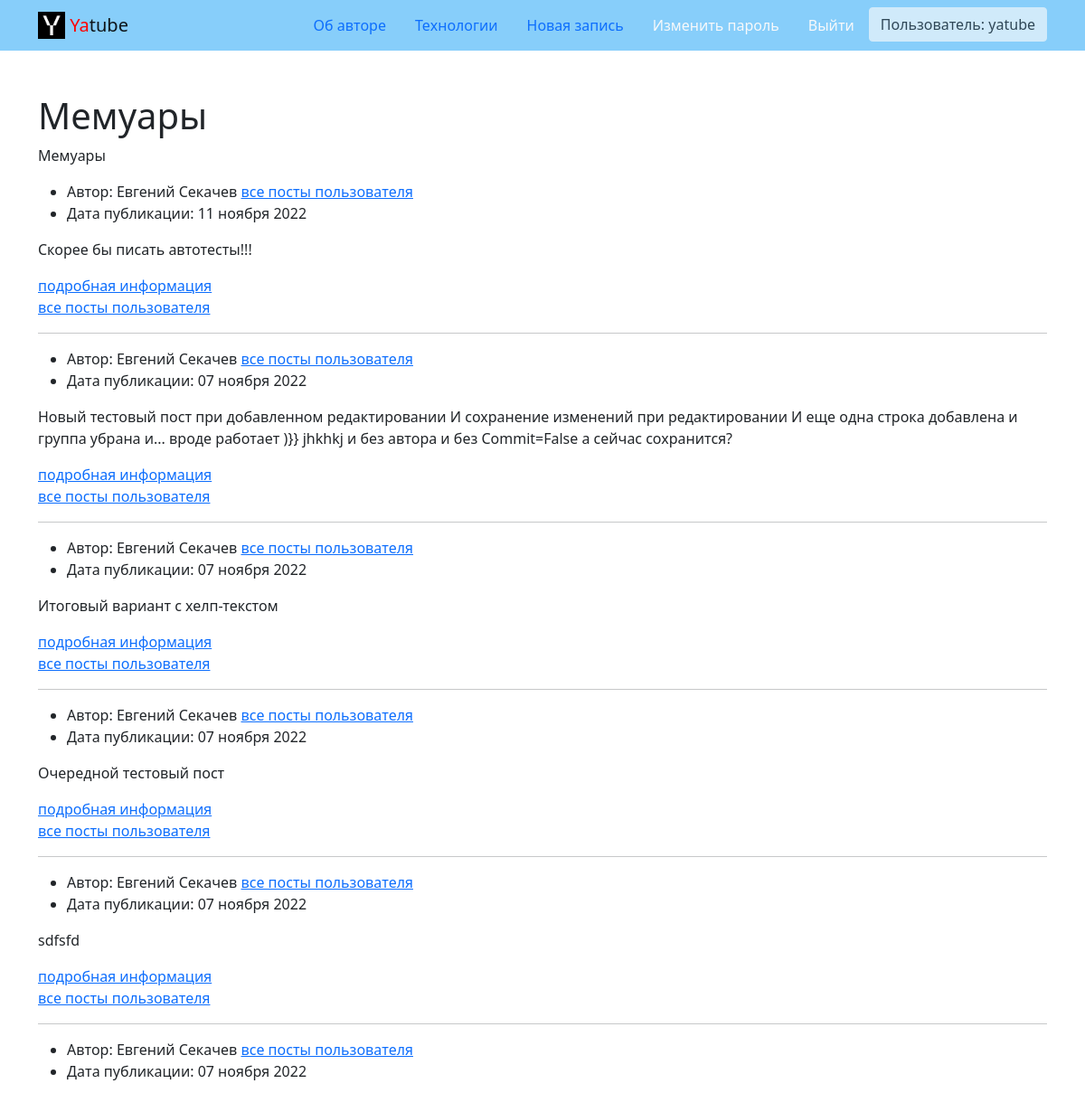
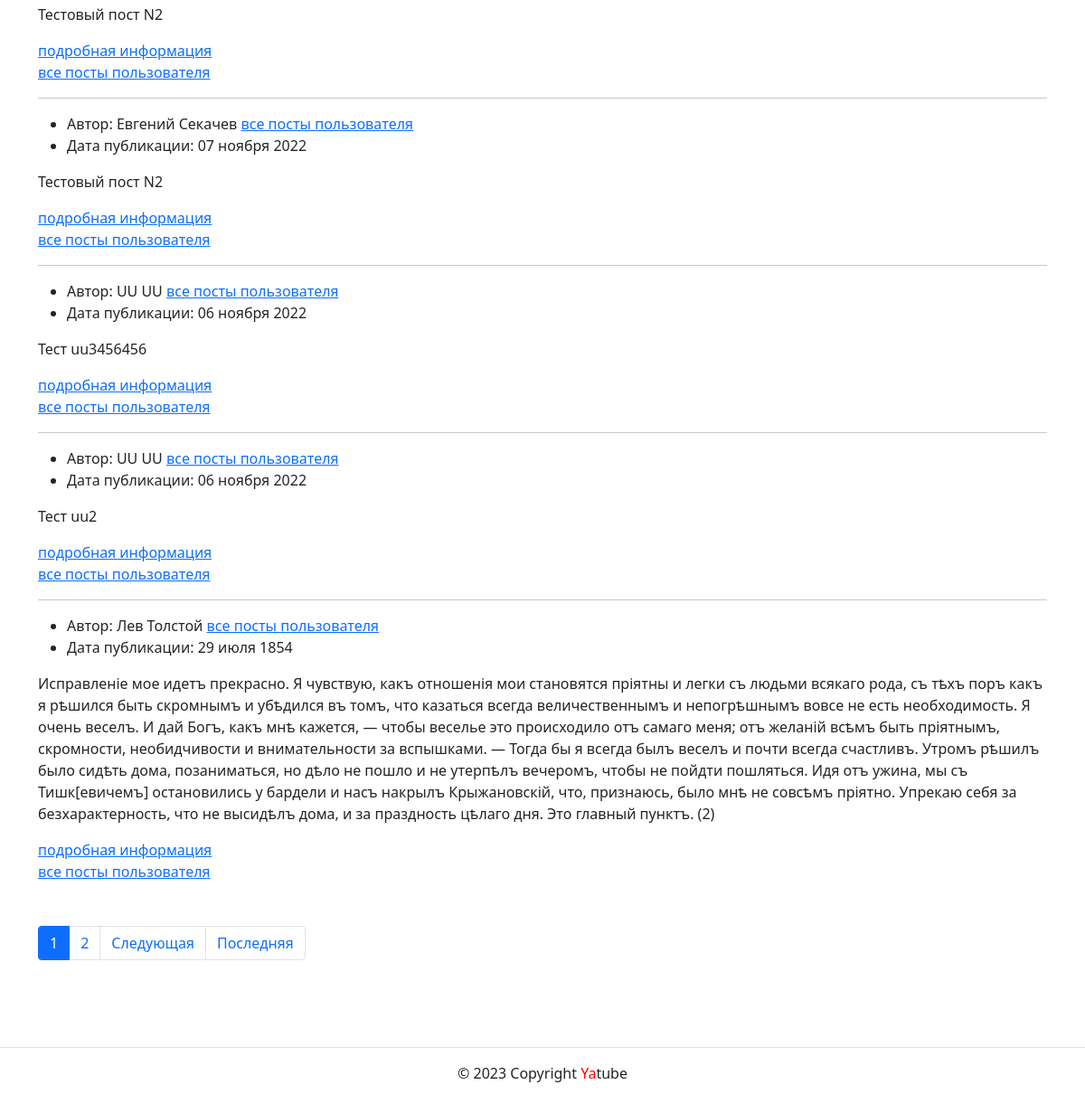
/group/memuars/ (signed in), run on the app's committed database (2 pictures, top to bottom).
### posts/models.py (models this page shows, shortened)
class Group(models.Model):
    title = models.CharField('Имя группы', max_length=200)
    slug = models.SlugField('slug группы', unique=True)
    description = models.TextField('Описание группы')
    def __str__(self):
        return self.title
    class Meta:
        verbose_name = 'Группа'
        verbose_name_plural = 'Группы'

class Post(CreatedModel):
    text = models.TextField(
        'Текст поста',
        help_text='Введите текст поста'
    )
    author = models.ForeignKey(
        User,
        on_delete=models.CASCADE,
        related_name='posts',
        verbose_name='Автор'
    )
    group = models.ForeignKey(
        Group,
        blank=True,
        null=True,
        on_delete=models.SET_NULL,
        related_name='posts',
        verbose_name='Группа',
        help_text='Группа, к которой будет относиться пост'
    )
    image = models.ImageField(
        'Картинка',
        upload_to='posts/',
        blank=True
    )
    class Meta:
        ordering = ('-pub_date',)
        verbose_name = 'Пост'
        verbose_name_plural = 'Посты'

### posts/views.py (the view)
# urls.py: path('group/<slug:slug>/', views.group_posts, name='group_list'),
def group_posts(request, slug):
    group = get_object_or_404(Group, slug=slug)
    post_list = group.posts.all()
    page_obj = posts_paginator(request, post_list, POSTS_PER_PAGE)
    context = {
        'group': group,
        'page_obj': page_obj,
    }
    return render(request, 'posts/group_list.html', context)

### core/context_processors/year.py (called while the page is built)
def year(request):
    return {
        'year': datetime.datetime.now().year
    }

### posts/utils.py (called while the page is built)
def posts_paginator(request, post_list: QuerySet, posts_count: int):
    paginator = Paginator(post_list, posts_count)
    page_number = request.GET.get('page')
    page_obj = paginator.get_page(page_number)
    return page_obj

### templates/posts/group_list.html (shortened to what this page needs)
{% extends 'base.html' %}
{% block header %} {{ group }} {% endblock %}
{% block content %}
  <p>
    {{ group.description }}
  </p>
  {% for post in page_obj %}
    {% include 'posts/includes/post_text.html' %}
    <a href="{% url 'posts:profile' post.author.username %}">все посты пользователя</a>
    {% if not forloop.last %}
      <hr>
    {% endif %}
  {% endfor %}
  {% include 'posts/includes/paginator.html' %}
{% endblock %}

### templates/includes/header.html (shortened to what this page needs)
{% load static %}
<nav class="navbar navbar-light" style="background-color: lightskyblue">
  <div class="container">
    <a class="navbar-brand" href="{% url 'posts:index' %}">
      <img src="{% static 'img/logo.png' %}" width="30" height="30" class="d-inline-block align-top" alt="">
      <span style="color:red">Ya</span>tube
    </a>
    <ul class="nav nav-pills">
      {% with request.resolver_match.view_name as view_name %}
        <li class="nav-item">
          <a class="nav-link {% if view_name  == 'about:author' %}active{% endif %}"
             href="{% url 'about:author' %}">
            Об авторе
          </a>
        </li>
        <li class="nav-item">
          <a class="nav-link {% if view_name  == 'about:tech' %}active{% endif %}"
             href="{% url 'about:tech' %}">Технологии</a>
        </li>
        {% if request.user.is_authenticated %}
          <li class="nav-item">
            <a class="nav-link {% if view_name  == "posts:post_create" %}active{% endif %}"
               href="{% url 'posts:post_create' %}">Новая запись</a>
          </li>
          <li class="nav-item">
            <a class="nav-link link-light {% if view_name  == 'users:password_change' %}active{% endif %}"
               href="{% url 'users:password_change' %}">Изменить пароль</a>
          </li>
          <li class="nav-item">
            <a class="nav-link link-light {% if view_name  == 'users:logout' %}active{% endif %}"
               href="{% url 'users:logout' %}">Выйти</a>
          </li>
          <li>
            <button type="button" class="btn btn btn-light" disabled>Пользователь: {{ user.username }}</button>
          </li>
        {% endif %}
      {% endwith %}
    </ul>
  </div>
</nav>

### templates/posts/includes/post_text.html (shortened to what this page needs)
{% load thumbnail %}
<article>
  <ul>
    <li>
      Автор: {{ post.author.get_full_name }}
      <a href="{% url 'posts:profile' post.author.username %}">все посты пользователя</a>
    </li>
    <li>
      Дата публикации: {{ post.pub_date|date:"d E Y" }}
    </li>
  </ul>
  <p>{{ post.text }}</p>
  <a href="{% url 'posts:post_detail' post.id %}">подробная информация</a>
</article>

### data on the page
Group: title "Мемуары", description "Мемуары"
Post: author.get_full_name "Евгений Секачев", pub_date "11 ноября 2022", text "Скорее бы писать автотесты!!!"
Post: author.get_full_name "Евгений Секачев", pub_date "07 ноября 2022", text "Новый тестовый пост при добавленном редактировании И сохранение изменений при редактировании И еще одна строка добавлена и группа убрана и... вроде работает )}} jhkhkj и без автора и без Commit=False а сейчас сохранится?"
Post: author.get_full_name "Евгений Секачев", pub_date "07 ноября 2022", text "Итоговый вариант с хелп-текстом"
Post: author.get_full_name "Евгений Секачев", pub_date "07 ноября 2022", text "Очередной тестовый пост"
Post: author.get_full_name "Евгений Секачев", pub_date "07 ноября 2022", text "sdfsfd"
Post: author.get_full_name "Евгений Секачев", pub_date "07 ноября 2022", text "Тестовый пост N2"
Post: author.get_full_name "Евгений Секачев", pub_date "07 ноября 2022", text "Тестовый пост N2"
Post: author.get_full_name "UU UU", pub_date "06 ноября 2022", text "Тест uu3456456"
Post: author.get_full_name "UU UU", pub_date "06 ноября 2022", text "Тест uu2"
Post: author.get_full_name "Лев Толстой", pub_date "29 июля 1854", text "Исправленіе мое идетъ прекрасно. Я чувствую, какъ отношенія мои становятся пріятны и легки съ людьми всякаго рода, съ тѣхъ поръ какъ я рѣшился быть скромнымъ и убѣдился въ томъ, что казаться всегда величественнымъ и непогрѣшнымъ вовсе не есть необходимость. Я очень веселъ. И дай Богъ, какъ мнѣ кажется, — чтобы веселье это происходило отъ самаго меня; отъ желаній всѣмъ быть пріятнымъ, скромности, необидчивости и внимательности за вспышками. — Тогда бы я всегда былъ веселъ и почти всегда счастливъ. Утромъ рѣшилъ было сидѣть дома, позаниматься, но дѣло не пошло и не утерпѣлъ вечеромъ, чтобы не пойдти пошляться. Идя отъ ужина, мы съ Тишк[евичемъ] остановились у бардели и насъ накрылъ…"

### other printed values
{{ user.username }} "yatube"
{{ i }} "1"
{{ i }} "2"
